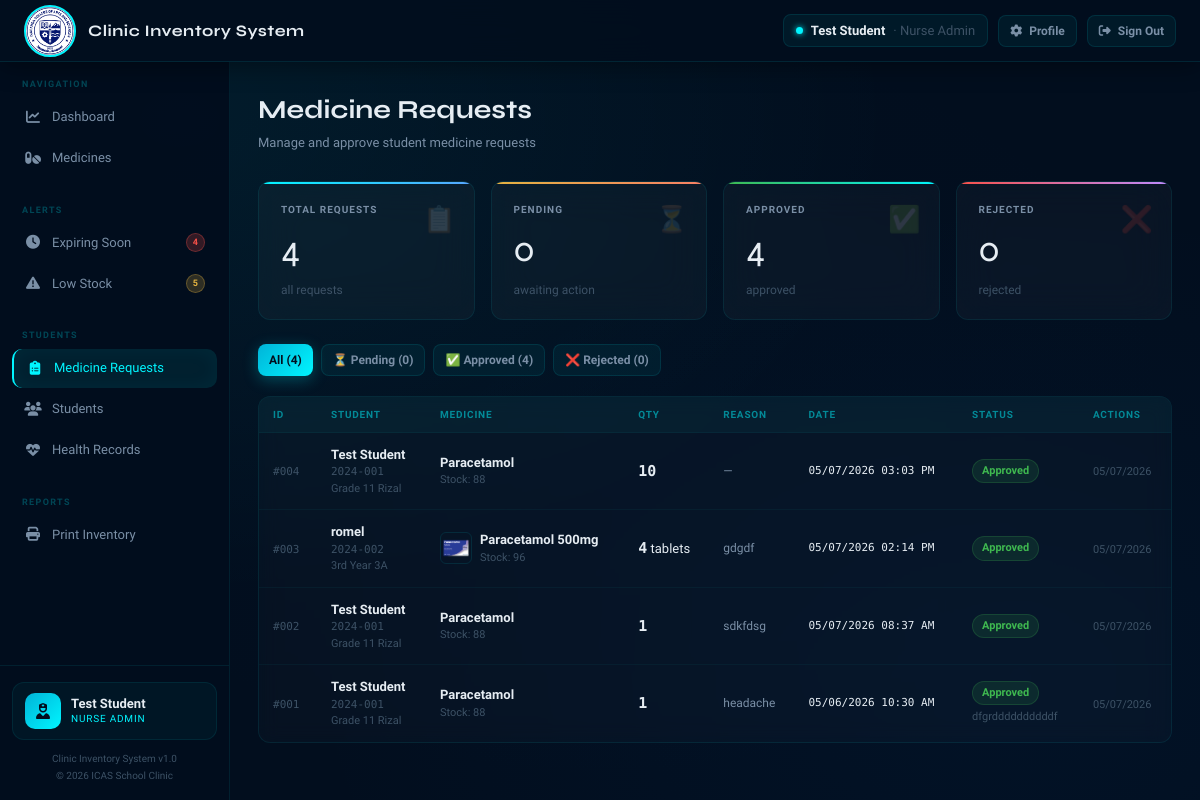
Page /admin_requests.php (signed in) on the committed database.
### tables this page shows
CREATE TABLE `medicine_requests` (
  `request_id` int(11) NOT NULL,
  `user_id` int(11) NOT NULL,
  `medicine_id` int(11) NOT NULL,
  `quantity` int(11) DEFAULT 1,
  `reason` text DEFAULT NULL,
  `status` varchar(20) DEFAULT 'Pending',
  `requested_at` datetime DEFAULT current_timestamp(),
  `acted_at` datetime DEFAULT NULL,
  `admin_notes` text DEFAULT NULL
);

CREATE TABLE `users` (
  `user_id` int(11) NOT NULL,
  `student_id` varchar(20) DEFAULT NULL,
  `full_name` varchar(100) NOT NULL,
  `grade` varchar(20) DEFAULT NULL,
  `section` varchar(20) DEFAULT NULL,
  `email` varchar(100) NOT NULL,
  `password` varchar(255) NOT NULL,
  `status` varchar(20) DEFAULT 'Active',
  `created_at` datetime DEFAULT current_timestamp()
);

CREATE TABLE `medicines` (
  `medicine_id` int(11) NOT NULL,
  `medicine_name` varchar(100) NOT NULL,
  `category` varchar(50) DEFAULT NULL,
  `quantity` int(11) DEFAULT 0,
  `unit` varchar(20) DEFAULT NULL,
  `expiration_date` date DEFAULT NULL,
  `date_added` date DEFAULT NULL,
  `status` varchar(20) DEFAULT 'In Stock',
  `remarks` text DEFAULT NULL,
  `image` varchar(255) DEFAULT NULL
);

### admin_requests.php (the view, shortened to what this page needs)
<?php
require_once __DIR__ . '/config/db.php';
$filter    = $_GET['filter']  ?? 'all';
$where     = '';
$requests = $conn->query("
    SELECT mr.*,
           u.full_name, u.student_id, u.grade, u.section,
           m.medicine_name, m.unit, m.image, m.quantity AS stock
    FROM medicine_requests mr
    JOIN users u ON mr.user_id = u.user_id
    JOIN medicines m ON mr.medicine_id = m.medicine_id
    {$where}
    ORDER BY
        CASE mr.status WHEN 'Pending' THEN 1 WHEN 'Approved' THEN 2 ELSE 3 END,
        mr.requested_at DESC
");
$totalReq    = $conn->query("SELECT COUNT(*) AS c FROM medicine_requests")->fetch_assoc()['c'];
$pendingReq  = $conn->query("SELECT COUNT(*) AS c FROM medicine_requests WHERE status='Pending'")->fetch_assoc()['c'];
$approvedReq = $conn->query("SELECT COUNT(*) AS c FROM medicine_requests WHERE status='Approved'")->fetch_assoc()['c'];
$rejectedReq = $conn->query("SELECT COUNT(*) AS c FROM medicine_requests WHERE status='Rejected'")->fetch_assoc()['c'];
require_once __DIR__ . '/includes/header.php';
?>
<div class="page-header">
  <div>
    <h1>Medicine Requests</h1>
    <p>Manage and approve student medicine requests</p>
  </div>
</div>
<div class="stats-grid" style="margin-bottom:24px;">
  <div class="stat-card blue">
    <div class="stat-label">Total Requests</div>
    <div class="stat-value"><?= $totalReq ?></div>
    <div class="stat-sub">all requests</div>
    <div class="stat-icon">📋</div>
  </div>
  <div class="stat-card yellow">
    <div class="stat-label">Pending</div>
    <div class="stat-value"><?= $pendingReq ?></div>
    <div class="stat-sub">awaiting action</div>
    <div class="stat-icon">⏳</div>
  </div>
  <div class="stat-card green">
    <div class="stat-label">Approved</div>
    <div class="stat-value"><?= $approvedReq ?></div>
    <div class="stat-sub">approved</div>
    <div class="stat-icon">✅</div>
  </div>
  <div class="stat-card red">
    <div class="stat-label">Rejected</div>
    <div class="stat-value"><?= $rejectedReq ?></div>
    <div class="stat-sub">rejected</div>
    <div class="stat-icon">❌</div>
  </div>
</div>
<div style="display:flex;gap:8px;margin-bottom:20px;">
  <a href="admin_requests.php?filter=all"
     class="btn <?= $filter==='all'?'btn-primary':'btn-secondary' ?> btn-sm">
    All (<?= $totalReq ?>)
  </a>
  <a href="admin_requests.php?filter=pending"
     class="btn <?= $filter==='pending'?'btn-primary':'btn-secondary' ?> btn-sm">
    ⏳ Pending (<?= $pendingReq ?>)
  </a>
  <a href="admin_requests.php?filter=approved"
     class="btn <?= $filter==='approved'?'btn-primary':'btn-secondary' ?> btn-sm">
    ✅ Approved (<?= $approvedReq ?>)
  </a>
  <a href="admin_requests.php?filter=rejected"
     class="btn <?= $filter==='rejected'?'btn-primary':'btn-secondary' ?> btn-sm">
    ❌ Rejected (<?= $rejectedReq ?>)
  </a>
</div>
<div class="table-card">
  <table>
    <thead><tr>
      <th>ID</th>
      <th>Student</th>
      <th>Medicine</th>
      <th>Qty</th>
      <th>Reason</th>
      <th>Date</th>
      <th>Status</th>
      <th>Actions</th>
    </tr></thead>
    <tbody>
    <?php if ($requests->num_rows > 0): while ($r = $requests->fetch_assoc()):
      $sc = match($r['status']) {
        'Approved' => 'in-stock',
        'Pending'  => 'low-stock',
        'Rejected' => 'out-stock',
        default    => ''
      };
    ?>
      <tr>
        <td><span class="med-id">#<?= str_pad($r['request_id'],3,'0',STR_PAD_LEFT) ?></span></td>
        <td>
          <div class="med-name"><?= htmlspecialchars($r['full_name']) ?></div>
          <div style="font-size:11px;color:var(--text3);font-family:'DM Mono',monospace"><?= htmlspecialchars($r['student_id']) ?></div>
          <div style="font-size:11px;color:var(--text3)"><?= htmlspecialchars($r['grade'] ?: '') ?> <?= htmlspecialchars($r['section'] ?: '') ?></div>
        </td>
        <td>
          <div style="display:flex;align-items:center;gap:8px;">
            <?php if (!empty($r['image'])): ?>
              <img src="assets/uploads/medicines/<?= htmlspecialchars($r['image']) ?>"
                   style="width:32px;height:32px;object-fit:cover;border-radius:6px;border:1px solid var(--border);"
                   onerror="this.style.display='none'">
            <?php else: ?>
              <div style="width:32px;height:32px;background:var(--surface2);border:1px solid var(--border);border-radius:6px;display:flex;align-items:center;justify-content:center;font-size:14px;">💊</div>
            <?php endif; ?>
            <div>
              <div class="med-name" style="font-size:13px;"><?= htmlspecialchars($r['medicine_name']) ?></div>
              <div style="font-size:11px;color:var(--text3)">Stock: <?= $r['stock'] ?></div>
            </div>
          </div>
        </td>
        <td><span class="qty-num"><?= $r['quantity'] ?></span> <?= htmlspecialchars($r['unit'] ?: '') ?></td>
        <td style="color:var(--text2);font-size:12px;max-width:140px;">
          <?= $r['reason'] ? htmlspecialchars($r['reason']) : '—' ?>
        </td>
        <td class="mono" style="font-size:11px;"><?= date('m/d/Y h:i A', strtotime($r['requested_at'])) ?></td>
        <td>
          <span class="badge <?= $sc ?>"><?= htmlspecialchars($r['status']) ?></span>
          <?php if ($r['admin_notes']): ?>
            <div style="font-size:11px;color:var(--text3);margin-top:4px;"><?= htmlspecialchars($r['admin_notes']) ?></div>
          <?php endif; ?>
        </td>
        <td>
          <?php if ($r['status'] === 'Pending'): ?>
            <button onclick="openActionModal(<?= $r['request_id'] ?>, '<?= htmlspecialchars($r['full_name'], ENT_QUOTES) ?>', '<?= htmlspecialchars($r['medicine_name'], ENT_QUOTES) ?>', <?= $r['quantity'] ?>)"
                    class="btn btn-edit btn-sm">
              ⚡ Act
            </button>
          <?php else: ?>
            <span style="font-size:11px;color:var(--text3)">
              <?= $r['acted_at'] ? date('m/d/Y', strtotime($r['acted_at'])) : '—' ?>
            </span>
          <?php endif; ?>
        </td>
      </tr>
    <?php endwhile; endif; ?>
    </tbody>
  </table>
</div>
<?php require_once __DIR__ . '/includes/footer.php'; ?>

### assets/css/style.css (style rules this page uses)
:root { --bg: #020e1e; --surface: #071428; --surface2: #0a1a30; --surface3: #0d2040; --border: rgba(0,245,255,0.1); --border2: rgba(0,245,255,0.2); --accent: #00f5ff; --accent2: #00b4d8; --text: #e6edf3; --text2: #7a8fa6; --text3: #3d5266; --red: #f85149; --green: #3fb950; --yellow: #e3b341; --blue: #58a6ff; --purple: #bc8cff; --radius: 12px; --shadow: 0 8px 32px rgba(0,0,0,0.6); --topbar-h: 62px; }
*, *::before, *::after { margin:0; padding:0; box-sizing:border-box; }
body { font-family: 'Exo 2', sans-serif; background: var(--bg); background-image: radial-gradient(ellipse at 15% 15%, rgba(0,245,255,0.06) 0%, transparent 50%), radial-gradient(ellipse at 85% 85%, rgba(0,100,200,0.05) 0%, transparent 50%), radial-gradient(ellipse at 50% 50%, rgba(0,50,100,0.03) 0%, transparent 70%); background-attachment: fixed; color: var(--text); min-height: 100vh; font-size: 14px; line-height: 1.5; }
a { text-decoration: none; color: inherit; }
.page-header { display: flex; align-items: flex-start; justify-content: space-between; margin-bottom: 28px; gap: 16px; }
.page-header h1 { font-family: 'Syne', sans-serif; font-size: 26px; font-weight: 700; color: var(--text); }
.page-header p { color: var(--text2); font-size: 13px; margin-top: 4px; }
.stats-grid { display: grid; grid-template-columns: repeat(4, 1fr); gap: 16px; margin-bottom: 28px; }
.stat-card { background: rgba(255,255,255,0.03); backdrop-filter: blur(20px); border: 1px solid rgba(0,245,255,0.08); border-radius: var(--radius); padding: 20px 22px; position: relative; overflow: hidden; transition: transform .2s, box-shadow .2s; }
.stat-card::before { content: ''; position: absolute; top: 0; left: 0; right: 0; height: 2px; }
.stat-card.green::before { background: linear-gradient(90deg, #3fb950, #00f5ff); }
.stat-card.blue::before { background: linear-gradient(90deg, #00f5ff, #58a6ff); }
.stat-card.yellow::before { background: linear-gradient(90deg, #e3b341, #f78166); }
.stat-card.red::before { background: linear-gradient(90deg, #f85149, #bc8cff); }
.stat-label { font-size: 10px; font-weight: 700; text-transform: uppercase; letter-spacing: .1em; color: var(--text2); }
.stat-value { font-family: 'Syne', sans-serif; font-size: 36px; color: var(--text); margin: 6px 0 4px; }
.stat-sub { font-size: 12px; color: var(--text3); }
.stat-icon { position: absolute; top: 18px; right: 18px; font-size: 26px; opacity: .15; color: var(--accent); }
.table-card { background: rgba(255,255,255,0.02); border: 1px solid rgba(0,245,255,0.08); border-radius: var(--radius); overflow: hidden; margin-bottom: 24px; backdrop-filter: blur(10px); }
.table-card { overflow-x: auto; }
table { width: 100%; border-collapse: collapse; min-width: 700px; }
thead th { background: rgba(0,245,255,0.04); padding: 10px 14px; text-align: left; font-size: 10px; font-weight: 700; text-transform: uppercase; letter-spacing: .08em; color: rgba(0,245,255,0.5); white-space: nowrap; border-bottom: 1px solid rgba(0,245,255,0.08); }
tbody tr { border-bottom: 1px solid rgba(0,245,255,0.04); transition: background .15s; }
tbody tr:last-child { border: none; }
td { padding: 12px 14px; font-size: 13px; color: var(--text); vertical-align: middle; }
.med-name { font-weight: 600; color: var(--text); }
.med-id { font-family: 'DM Mono', monospace; font-size: 11px; color: var(--text3); }
.mono { font-family: 'DM Mono', monospace; font-size: 12px; }
.qty-num { font-family: 'DM Mono', monospace; font-weight: 600; font-size: 15px; }
.badge { display: inline-flex; align-items: center; gap: 4px; padding: 3px 9px; border-radius: 20px; font-size: 11px; font-weight: 600; white-space: nowrap; }
.badge.in-stock { background: rgba(63,185,80,.12); color: var(--green); border: 1px solid rgba(63,185,80,.2); }
.btn { display: inline-flex; align-items: center; gap: 7px; padding: 9px 16px; border-radius: 8px; font-size: 13px; font-weight: 600; cursor: pointer; border: none; transition: all .2s; white-space: nowrap; text-decoration: none; font-family: 'Exo 2', sans-serif; }
.btn-primary { background: linear-gradient(135deg, #00b4d8, #00f5ff); color: #020e1e; box-shadow: 0 4px 15px rgba(0,245,255,0.25); }
.btn-secondary { background: rgba(0,245,255,0.05); color: var(--text2); border: 1px solid rgba(0,245,255,0.1); }
.btn-sm { padding: 6px 11px; font-size: 12px; }

### rows in the picture
medicine_requests: request_id "004", user.full_name "Test Student", user.student_id "2024-001", user.grade "Grade 11", user.section "Rizal", medicine.medicine_name "Paracetamol", medicine.quantity "88", quantity "10", requested_at "05/07/2026 03:03 PM", status "Approved", acted_at "05/07/2026"
medicine_requests: request_id "003", user.full_name "romel", user.student_id "2024-002", user.grade "3rd Year", user.section "3A", medicine.image (picture), medicine.medicine_name "Paracetamol 500mg", medicine.quantity "96", quantity "4", medicine.unit "tablets", reason "gdgdf", requested_at "05/07/2026 02:14 PM", status "Approved", acted_at "05/07/2026"
medicine_requests: request_id "002", user.full_name "Test Student", user.student_id "2024-001", user.grade "Grade 11", user.section "Rizal", medicine.medicine_name "Paracetamol", medicine.quantity "88", quantity "1", reason "sdkfdsg", requested_at "05/07/2026 08:37 AM", status "Approved", acted_at "05/07/2026"
medicine_requests: request_id "001", user.full_name "Test Student", user.student_id "2024-001", user.grade "Grade 11", user.section "Rizal", medicine.medicine_name "Paracetamol", medicine.quantity "88", quantity "1", reason "headache", requested_at "05/06/2026 10:30 AM", status "Approved", admin_notes "dfgrddddddddddf", acted_at "05/07/2026"

### other values in the picture
getCurrentUser() "Test Student"
$expCount "4"
$lowCount "5"
$totalReq "4"
$pendingReq "0"
$approvedReq "4"
$rejectedReq "0"
